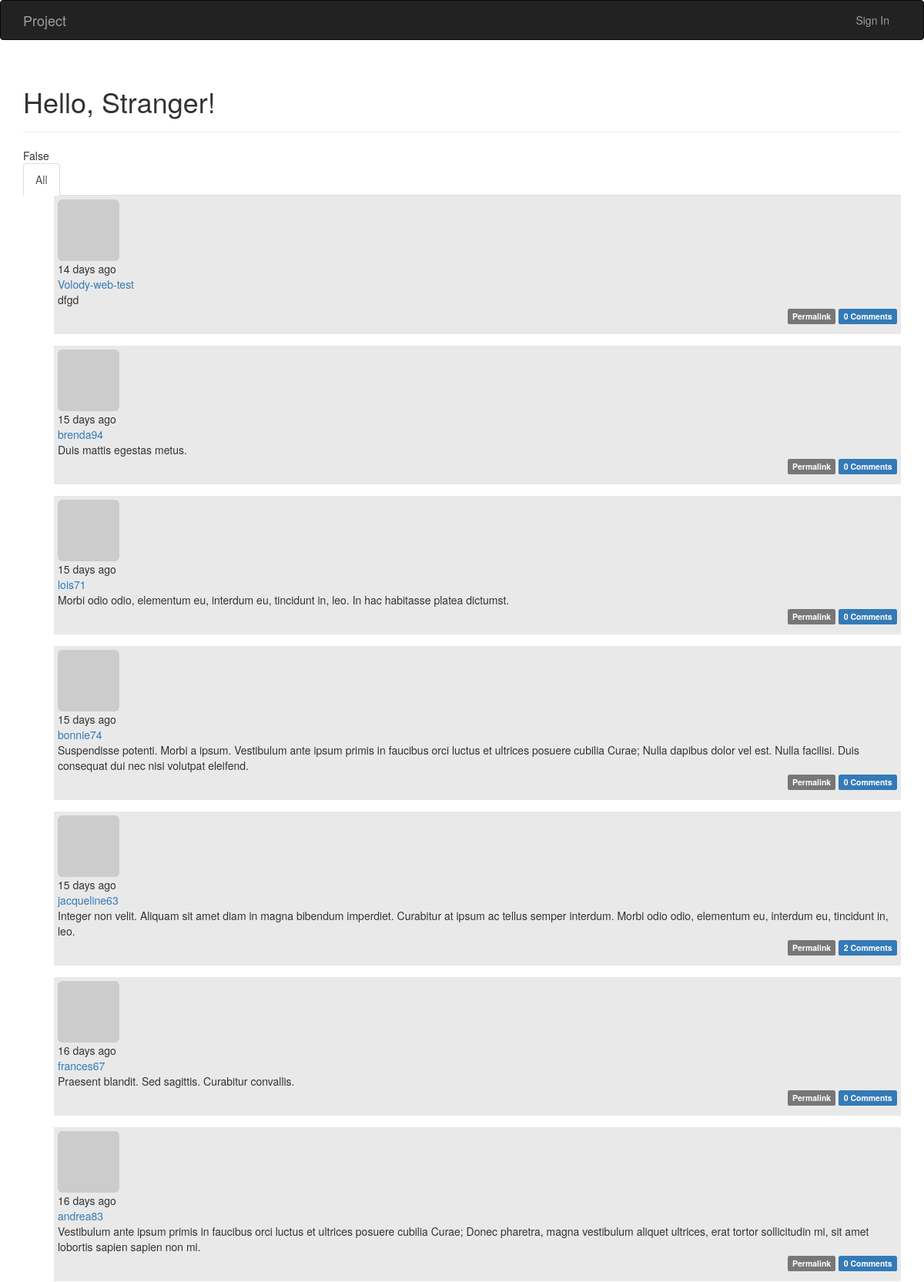
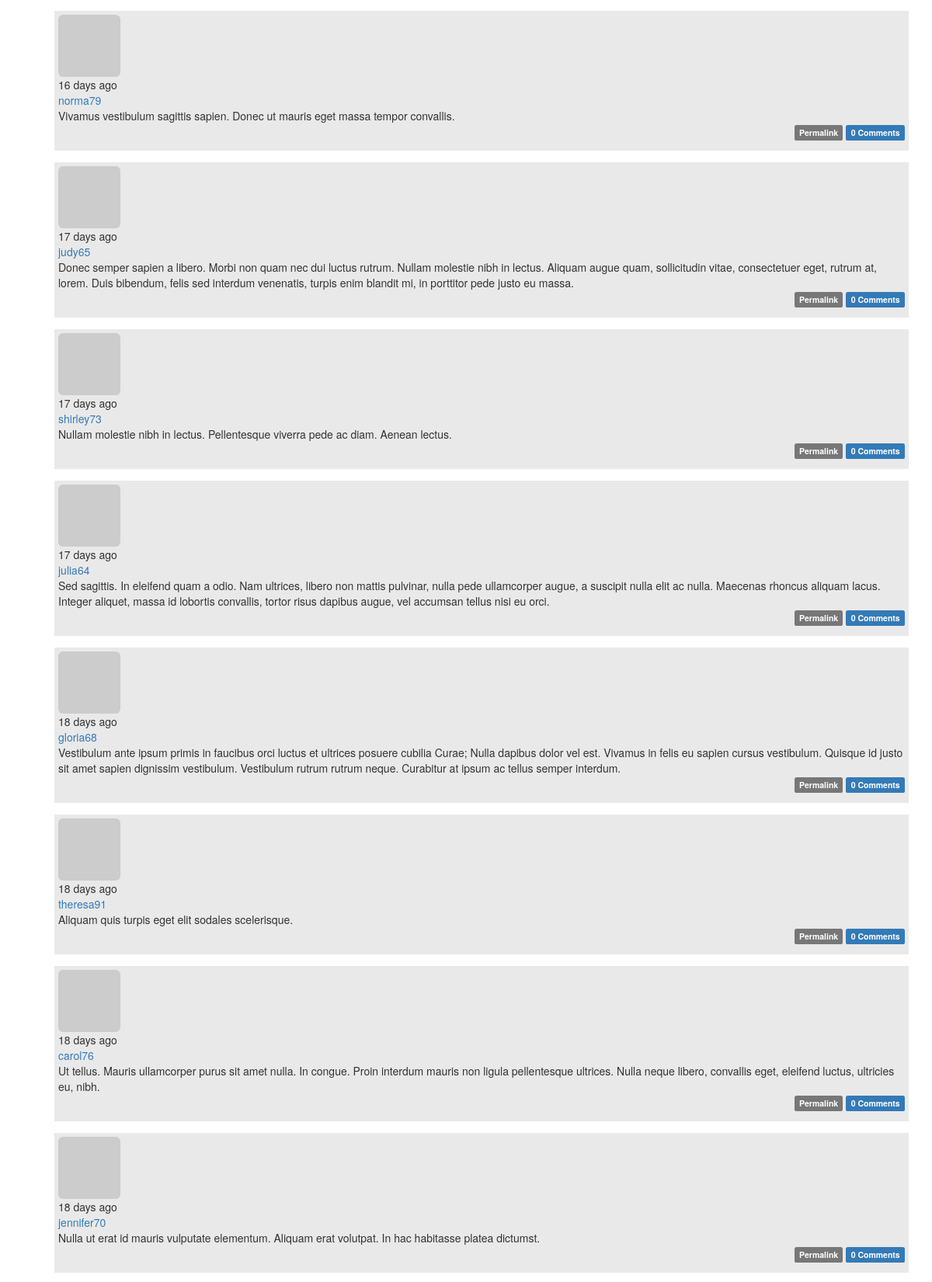
The page / (upper part) on the database its author committed (2 pictures, top to bottom).
### app/models.py (models this page shows, shortened)
class Post(db.Model):
    __tablename__ = 'posts'
    id = db.Column(db.Integer, primary_key=True)
    body = db.Column(db.Text)
    body_html = db.Column(db.Text)
    timestamp = db.Column(db.DateTime, index=True, default=datetime.utcnow)
    author_id = db.Column(db.Integer, db.ForeignKey('users.id'))
    comments = db.relationship('Comment', backref='post', lazy='dynamic')
    taxonomy_id = db.Column(db.Integer, db.ForeignKey('taxonomy.id'))

class User(UserMixin, db.Model):
    __tablename__ = 'users'
    id = db.Column(db.Integer, primary_key=True)
    email = db.Column(db.String(64), unique=True, index=True)
    username = db.Column(db.String(64), unique=True, index=True)
    role_id = db.Column(db.Integer, db.ForeignKey('roles.id'))
    password_hash = db.Column(db.String(128))
    confirmed = db.Column(db.Boolean, default=False)
    name = db.Column(db.String(64))
    location = db.Column(db.String(64))
    about_me = db.Column(db.Text())
    member_since = db.Column(db.DateTime(), default=datetime.utcnow)
    last_seen = db.Column(db.DateTime(), default=datetime.utcnow)
    avatar_hash = db.Column(db.String(32))
    posts = db.relationship('Post', backref='author', lazy='dynamic')
    taxonomy = db.relationship('Taxonomy', backref='author', lazy='dynamic')
    followed = db.relationship('Follow',
                               foreign_keys=[Follow.follower_id],
                               backref=db.backref('follower', lazy='joined'),
                               lazy='dynamic',
                               cascade='all, delete-orphan')
    followers = db.relationship('Follow',
                                foreign_keys=[Follow.followed_id],
                                backref=db.backref('followed', lazy='joined'),
                                lazy='dynamic',
                                cascade='all, delete-orphan')
    comments = db.relationship('Comment', backref='author', lazy='dynamic')
    @property
    def password(self):
        raise AttributeError('password is not a readable attribute')
    def gravatar(self, size=100, default='identicon', rating='g'):
        if request.is_secure:
            url = 'https://secure.gravatar.com/avatar'
        else:
            url = 'http://www.gravatar.com/avatar'
        hash = self.avatar_hash or hashlib.md5(
            self.email.encode('utf-8')).hexdigest()
        return '{url}/{hash}?s={size}&d={default}&r={rating}'.format(
            url=url, hash=hash, size=size, default=default, rating=rating)

### app/main/views.py (the view)
@main.route('/', methods = ['GET', 'POST'])
def index():
	if current_user.can(Permission.WRITE_ARTICLES) and \
			request.method == 'POST':
		post = Post(body=request.form['body'], author=current_user._get_current_object())
		db.session.add(post)
		return redirect(url_for('.index'))
	page = request.args.get('page', 1, type=int)
	show_followed = False
	if current_user.is_authenticated:
		show_followed = bool(request.cookies.get('show_followed', ''))
	if show_followed:
		query = current_user.followed_posts
	else:
		query = Post.query
	pagination = query.order_by(Post.timestamp.desc()).paginate(
		page, per_page=current_app.config['FLASKY_POSTS_PER_PAGE'],
		error_out=False)
	posts = pagination.items
	return render_template('index.html', posts=posts,
	                       show_followed=show_followed, pagination=pagination)

### app/auth/views.py (called while the page is built)
@auth.before_app_request
def before_request():
    if current_user.is_authenticated:
        current_user.ping()
        if not current_user.confirmed \
                and request.endpoint \
                and request.endpoint[:5] != 'auth.' \
                and request.endpoint != 'static':
            return redirect(url_for('auth.unconfirmed'))

### app/main/__init__.py (called while the page is built)
@main.app_context_processor
def inject_permissions():
    return dict(Permission=Permission)

### app/models.py (called while the page is built)
    def can(self, permissions):
        return False

    def is_administrator(self):
        return False

### app/templates/index.html (shortened to what this page needs)
{% extends "base.html" %}
{% import "_macros.html" as macros %}
{% block content %}
	<div class="container">
		<div class="page-header">
			<h1><h1>Hello, {% if current_user.is_authenticated %}{{ current_user.username }}{% else %}Stranger{% endif %}!</h1></h1>
		</div>
		<div class="row">
			<div class="col-md-12">
			{{current_user.can(Permission.WRITE_ARTICLES)}}
				<div class="post-tabs">
					<ul class="nav nav-tabs">
						<li{% if not show_followed %} class="active"{% endif %}><a href="{{ url_for('.show_all') }}">All</a></li>
					</ul>
				    {% include 'posts/_posts.html' %}
				</div>
			</div>
		</div>
	</div>
{% endblock %}

### app/templates/posts/_posts.html (shortened to what this page needs)
<ul class="posts">
	{% for post in posts %}
		<li class="post">
			<div class="profile-thumbnail">
				<a href="{{ url_for('.user', username=post.author.username) }}">
					<img class="img-rounded profile-thumbnail" src="{{ post.author.gravatar(size=40) }}">
				</a>
			</div>
			<div class="post-date">{{ moment(post.timestamp).fromNow() }}</div>
			<div class="post-author">
				<a href="{{ url_for('.user', username=post.author.username) }}">
					{{ post.author.username }}
				</a>
			</div>
			<div class="post-body">{{ post.body }}</div>
			<div class="post-footer">
				{% if post.id != id %}
					<a href="{{ url_for('.post', id=post.id) }}">
						<span class="label label-default">{{id}}{% if post.id == id %} der post {%endif%}Permalink</span>
					</a>
				{% endif %}
				<a href="{{ url_for('.post', id=post.id) }}#comments">
					<span class="label label-primary">
					{{ post.comments.count() }} Comments
					</span>
				</a>
			</div>
		</li>
	{% endfor %}
</ul>

### app/static/style.css (style rules this page uses)
ul.posts li { list-style: none; padding: 5px; background-color: #e9e9e9; margin-bottom: 15px; }
.post-footer { text-align: right; padding-bottom: 10px; }
.post-footer a { text-decoration: none; }

### rows shown on the page
Post: timestamp "14 days ago", author.username "Volody-web-test", body "dfgd", comments.count "0"
Post: timestamp "15 days ago", author.username "brenda94", body "Duis mattis egestas metus.", comments.count "0"
Post: timestamp "15 days ago", author.username "lois71", body "Morbi odio odio, elementum eu, interdum eu, tincidunt in, leo. In hac habitasse platea dictumst.", comments.count "0"
Post: timestamp "15 days ago", author.username "bonnie74", body "Suspendisse potenti. Morbi a ipsum. Vestibulum ante ipsum primis in faucibus orci luctus et ultrices posuere cubilia Curae; Nulla dapibus dolor vel est. Nulla facilisi. Duis consequat dui nec nisi volutpat eleifend.", comments.count "0"
Post: timestamp "15 days ago", author.username "jacqueline63", body "Integer non velit. Aliquam sit amet diam in magna bibendum imperdiet. Curabitur at ipsum ac tellus semper interdum. Morbi odio odio, elementum eu, interdum eu, tincidunt in, leo.", comments.count "2"
Post: timestamp "16 days ago", author.username "frances67", body "Praesent blandit. Sed sagittis. Curabitur convallis.", comments.count "0"
Post: timestamp "16 days ago", author.username "andrea83", body "Vestibulum ante ipsum primis in faucibus orci luctus et ultrices posuere cubilia Curae; Donec pharetra, magna vestibulum aliquet ultrices, erat tortor sollicitudin mi, sit amet lobortis sapien sapien non mi.", comments.count "0"
Post: timestamp "16 days ago", author.username "norma79", body "Vivamus vestibulum sagittis sapien. Donec ut mauris eget massa tempor convallis.", comments.count "0"
Post: timestamp "17 days ago", author.username "judy65", body "Donec semper sapien a libero. Morbi non quam nec dui luctus rutrum. Nullam molestie nibh in lectus. Aliquam augue quam, sollicitudin vitae, consectetuer eget, rutrum at, lorem. Duis bibendum, felis sed interdum venenatis, turpis enim blandit mi, in porttitor pede justo eu massa.", comments.count "0"
Post: timestamp "17 days ago", author.username "shirley73", body "Nullam molestie nibh in lectus. Pellentesque viverra pede ac diam. Aenean lectus.", comments.count "0"
Post: timestamp "17 days ago", author.username "julia64", body "Sed sagittis. In eleifend quam a odio. Nam ultrices, libero non mattis pulvinar, nulla pede ullamcorper augue, a suscipit nulla elit ac nulla. Maecenas rhoncus aliquam lacus. Integer aliquet, massa id lobortis convallis, tortor risus dapibus augue, vel accumsan tellus nisi eu orci.", comments.count "0"
Post: timestamp "18 days ago", author.username "gloria68", body "Vestibulum ante ipsum primis in faucibus orci luctus et ultrices posuere cubilia Curae; Nulla dapibus dolor vel est. Vivamus in felis eu sapien cursus vestibulum. Quisque id justo sit amet sapien dignissim vestibulum. Vestibulum rutrum rutrum neque. Curabitur at ipsum ac tellus semper interdum.", comments.count "0"
Post: timestamp "18 days ago", author.username "theresa91", body "Aliquam quis turpis eget elit sodales scelerisque.", comments.count "0"
Post: timestamp "18 days ago", author.username "carol76", body "Ut tellus. Mauris ullamcorper purus sit amet nulla. In congue. Proin interdum mauris non ligula pellentesque ultrices. Nulla neque libero, convallis eget, eleifend luctus, ultricies eu, nibh.", comments.count "0"
Post: timestamp "18 days ago", author.username "jennifer70", body "Nulla ut erat id mauris vulputate elementum. Aliquam erat volutpat. In hac habitasse platea dictumst.", comments.count "0"

### other values the page prints
{{ current_user.can(Permission.WRITE_ARTICLES) }} "False"
